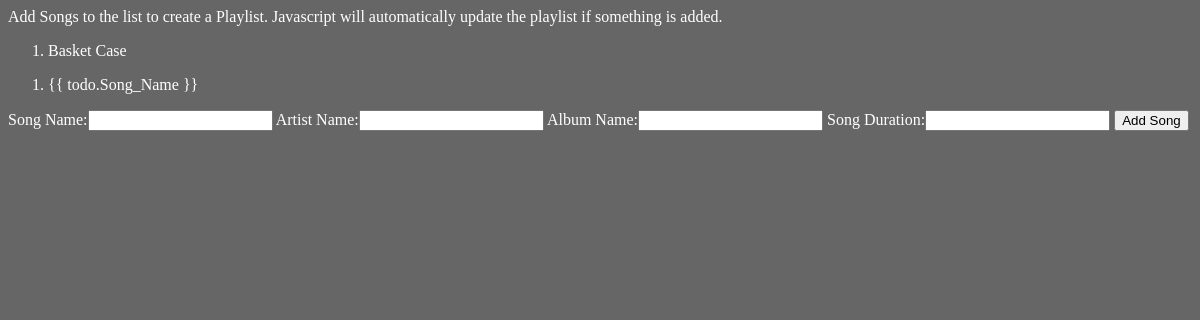
Before: / with the older database file.
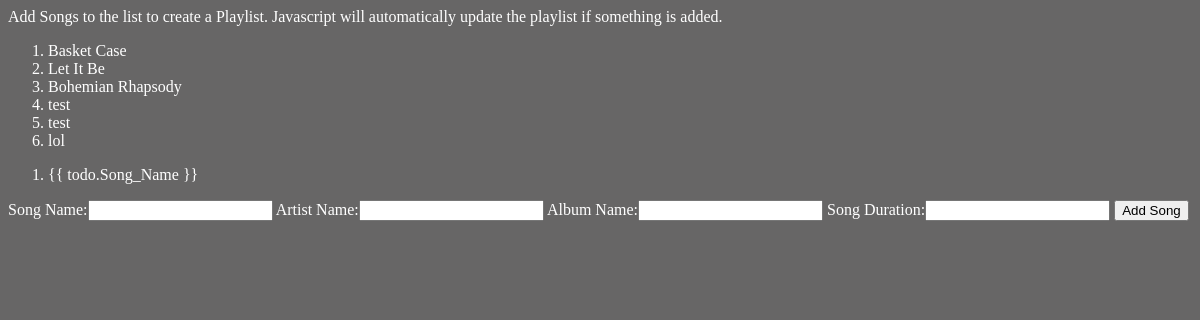
After: the same page with the newer database file.
### myapp/models.py (models this page shows)
class Playlist(models.Model):
    Song_Name = models.CharField(max_length=40)
    Artist_Name = models.CharField(max_length=30)
    Album_Name = models.CharField(max_length=30)
    Song_Duration = models.CharField(max_length=5)
    def __str__(self):
        return self.Song_Name

### myapp/views.py (the view)
# urls.py: path('', views.index),
def index(request):
    i_list=models.Playlist.objects.all()
    i_form = forms.PlaylistForm()
    if request.method == "POST":
        i_form = forms.PlaylistForm(request.POST)
        if i_form.is_valid():
            new_playlist = models.Playlist()
            new_playlist.Song_Name = i_form.cleaned_data["Song_Name"]
            new_playlist.Artist_Name = i_form.cleaned_data["Artist_Name"]
            new_playlist.Album_Name = i_form.cleaned_data["Album_Name"]
            new_playlist.Song_Duration = i_form.cleaned_data["Song_Duration"]
            new_playlist.save()
            i_form = forms.PlaylistForm()
    else:
        i_form = forms.PlaylistForm()
    context = {
        "body":"Add Songs to the list to create a Playlist. Javascript will automatically update the playlist if something is added.",
        "item_list":i_list,
        "form":i_form
    }
    return render(request,"index.html", context=context)

### myapp/forms.py
class PlaylistForm(forms.Form):
    Song_Name = forms.CharField(label='Song Name', max_length=40)
    Artist_Name = forms.CharField(label='Artist Name', max_length=30)
    Album_Name = forms.CharField(label='Album Name', max_length=30)
    Song_Duration = forms.CharField(label='Song Duration', max_length=5)

### myapp/templates/index.html (shortened to what this page needs)
{% load static %}
<!DOCTYPE html>
<html>
	<head>
	</head>
	<body>
		{{ body }}
		<div id="app">
			<span v-if="seen">
				<ol>
					{% for item in item_list %}
					<li> {{ item }} </li>
					{% endfor %}
				</ol>
			</span>
			<span v-if="unseen">
				<ol>
					<li v-for="todo in Playlist">
						{% verbatim %}
						{{ todo.Song_Name }}
						{% endverbatim %}
					</li>
				</ol>
			</span>
		</div>
		<form action="/" method="post">
			{{ form }}
			<input type="submit" value="Add Song">
		</form>
	</body>
</html>

Changed rows visible on the page:
added Playlist: Song_Name "Let It Be"
added Playlist: Song_Name "Bohemian Rhapsody"
added Playlist: Song_Name "test"
added Playlist: Song_Name "test"
added Playlist: Song_Name "lol"
